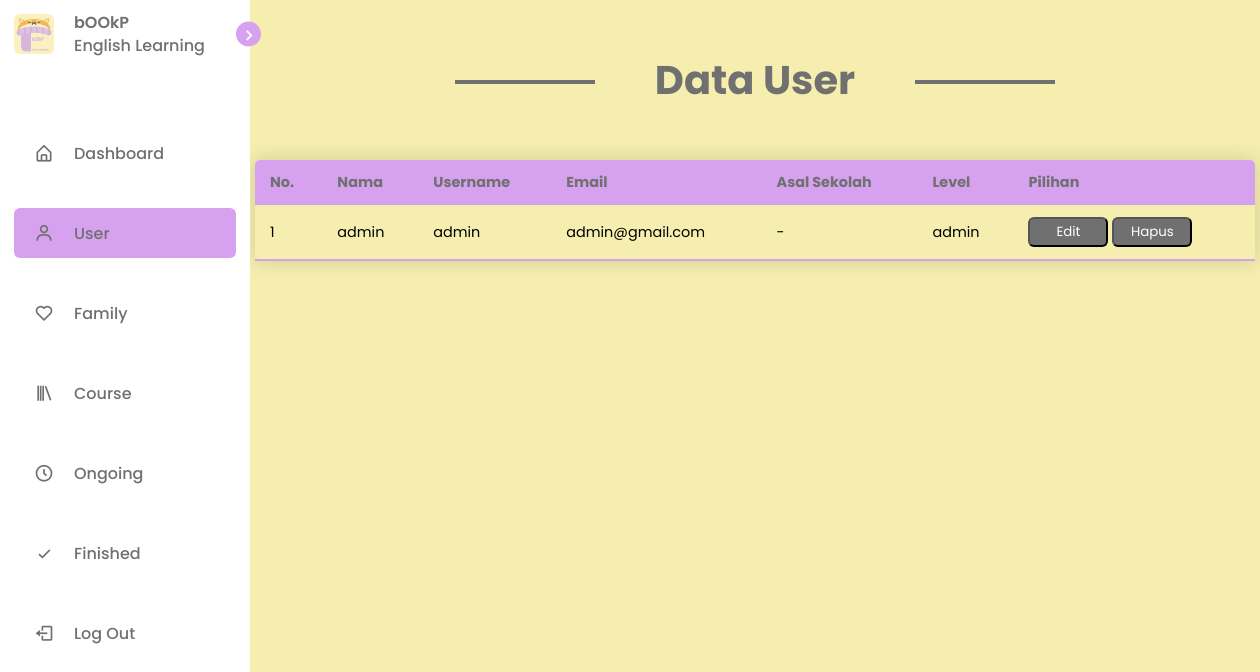
/data-user/user.php (signed in), run on the app's committed database.
### tables this page shows
CREATE TABLE `user` (
  `id_user` int(11) NOT NULL,
  `nama_user` varchar(100) NOT NULL,
  `username` varchar(100) NOT NULL,
  `email` varchar(80) NOT NULL,
  `pass_user` varchar(40) NOT NULL,
  `asal_sekolah` varchar(50) DEFAULT NULL,
  `id_level` int(11) DEFAULT NULL
);

CREATE TABLE `level` (
  `id_level` int(11) NOT NULL,
  `nama_level` varchar(30) NOT NULL
);

### data-user/user-list.php (called while the page is built, shortened)
<?php
include "../includes/connect.php";
if (($_SESSION['nama_level']) == 'admin') {
    $no = 1;
    $display = "SELECT user.*, level.id_level, level.nama_level
                FROM user
                JOIN level ON user.id_level=level.id_level";
    $hasil = mysqli_query($dtb, $display);
    $data_user = array();
    while($row = mysqli_fetch_assoc($hasil)){
    $data_user[] = $row;
    }
    return $data_user;
}

### data-user/user.php (the view, shortened to what this page needs)
<?php
    include "user-list.php";
?>
<!DOCTYPE html>
<html lang="en">
<head>
    <link rel="stylesheet" href="../assets/css/style.css?<?php echo time();?>">
    <link href='https://unpkg.com/boxicons@2.1.2/css/boxicons.min.css' rel='stylesheet'>
</head>
<body>
    <nav class="sidebar">
        <header>
            <div class="image-text">
                <span class="image">
                    <img src="../assets/img/logo.png" alt="">
                </span>
                <div class="text header-text">
                    <span class="name">bOOkP</span>
                    <span class="profession">English Learning</span>
                </div>
            </div>
            <i class='bx bx-chevron-right toggle'></i>
        </header>
        <div class="menu_bar">
            <div class="menu">
                <ul class="menu-links">
                    <li class="nav-link">
                        <a href="../display/dashboard.php">
                            <i class='bx bx-home-alt icon'></i>
                            <span class="text nav-text">Dashboard</span>
                        </a>
                    </li>
                    <li class="nav-link active">
                        <a href="user.php">
                            <i class='bx bx-user icon'></i>
                            <span class="text nav-text">User</span>
                        </a>
                    </li>
                    <li class="nav-link">
                        <a href="../data-family/family.php">
                            <i class='bx bx-heart icon'></i>
                            <span class="text nav-text">Family</span>
                        </a>
                    </li>
                    <li class="nav-link">
                        <a href="../data-kursus/kursus.php">
                            <i class='bx bx-library icon'></i>
                            <span class="text nav-text">Course</span>
                        </a>
                    </li>
                    <li class="nav-link">
                        <a href="../data-ongoing/ongoing.php">
                            <i class='bx bx-time-five icon'></i>
                            <span class="text nav-text">Ongoing</span>
                        </a>
                    </li>
                    <li class="nav-link">
                        <a href="../data-finished/finished.php">
                            <i class='bx bx-check icon'></i>
                            <span class="text nav-text">Finished</span>
                        </a>
                    </li>
                </ul>
            </div>
            <div class="bottom-content">
                <li class="nav-link">
                    <a href="../Registrasi/logout.php">
                        <i class='bx bx-log-out icon'></i>
                        <span class="text nav-text">Log Out</span>
                    </a>
                </li>
            </div>
        </div>
    </nav>
    <section class="home">
        <h1><span>Data User</span></h1>
            <table class="content-table">
                <thead>
                    <tr>
                    <th>No.</th>
                    <th>Nama</th>
                    <th>Username</th>
                    <th>Email</th>
                    <th>Asal Sekolah</th>
                    <th>Level</th>
                    <th>Pilihan</th>
                    </tr>
                </thead>
                <tbody>
                    <tr>
                    <?php foreach ($data_user as $data): ?>
                        <td><?php echo $no++ ?></td>
                        <td><?php echo $data['nama_user']?></td>
                        <td><?php echo $data['username']?></td>
                        <td><?php echo $data['email']?></td>
                        <td><?php
                            if(empty($data['asal_sekolah']))
                            {
                                echo "-";
                            } else {
                                echo $data['asal_sekolah'];
                            }
                            ?>
                        </td>
                        <td><?php echo $data['nama_level']?></td>
                        <td>
                            <a href="user-edit.php?id=<?php echo $data['id_user'];?>"><button class="btn-primary">Edit</button></a>
                            <a href="user-delete.php?id=<?php echo $data['id_user']; ?>"><button class="btn-primary" onclick="return confirm('Are You Sure ?');">Hapus</button></a>
                        </td>
                    </tr>
                    <?php endforeach ?>
                    </tbody>
            </table>
    </section>
</body>
</html>

### assets/css/style.css (style rules this page uses)
* { font-family: 'Poppins', sans-serif; margin: 0; padding: 0; box-sizing: border-box; }
:root { --body-color:#f5eeaf; --body-color-dark:rgb(252, 252, 164); --sidebar-color:#FFF; --primary-color: rgb(214, 161, 238); --primary-color-light:#e1b5ff; --toggle-color:#DDD; --text-color:#707070; --tran-02: all 0.2s ease; --tran-03: all 0.3s ease; --tran-04: all 0.4s ease; --tran-05: all 0.5s ease; }
body { height: 100vh; background: var(--body-color); transition: var(--tran-04); }
.sidebar { position: fixed; top: 0; left: 0; height: 100%; width: 250px; padding: 10px 14px; background: var(--sidebar-color); transition: var(--tran-05); z-index: 100; }
.sidebar .text { font-size: 16px; font-weight: 500; color: var(--text-color); transition: var(--tran-04); white-space: nowrap; opacity: 1; }
.sidebar .image { min-width: 60px; display: flex; align-items: center; }
.sidebar ul { margin-top: 70px; }
.sidebar li { height: 50px; margin-top: 30px; list-style: none; display: flex; align-items: center; }
.sidebar li .icon { display: flex; align-items: center; justify-content: center; min-width: 60px; font-size: 20px; }
.sidebar li .icon, .sidebar li .text { color: var(--text-color); transition: var(--tran-02); }
.sidebar header { position: relative; }
.sidebar .image-text img { width: 40px; border-radius: 6px; }
.sidebar header .image-text { display: flex; align-items: center; }
header .image-text .header-text { display: flex; flex-direction: column; }
.header-text .name { font-weight: 600; }
.header-text .profession { margin-top: -2px; }
.sidebar header .toggle { position: absolute; top: 50%; right: -25px; transform: translateY(-50%); height: 25px; width: 25px; background: var(--primary-color); display: flex; align-items: center; justify-content: center; border-radius: 50%; color: var(--sidebar-color); font-size: 22px; }
.sidebar li a { height: 100%; width: 100%; display: flex; align-items: center; text-decoration: none; border-radius: 6px; transition: var(--tran-04); }
.active { background-color: var(--primary-color); color: var(--sidebar-color); border-radius: 6px; }
.sidebar .bottom-content { margin:auto ; position: static; display: block; }
.home { position: relative; left: 250px; height: 100vh; width: calc(100% - 250px); transition: var(--tran-05); }
.home h1, .sign h1 { margin: 50px auto; text-align: center; font-size: 40px; max-width: 600px; position: relative; color: var(--text-color); }
.home h1::before, .sign h1::before { content: ""; display: block; width: 140px; height: 4px; background: var(--text-color); position: absolute; top: 50%; left: 0; }
.home h1::after, .sign h1::after { content: ""; display: block; width: 140px; height: 4px; background: var(--text-color); position: absolute; top: 50%; right: 0; }
.home .content-table { position: relative; border-collapse: collapse; margin: 25px 0; font-size: 0.9em; min-width: 1000px; margin: auto; border-radius: 5px 5px 0 0; overflow: hidden; box-shadow: 0 0 20px rgba(0, 0, 0, 0.15); }
.home .content-table thead tr { background-color: var(--primary-color); color: var(--text-color); text-align: left; font-weight: bold; padding: 12px 15px; }
.content-table th, .content-table td { padding: 12px 15px; text-align:left ; }
.content-table tbody tr { border-bottom: 1px solid var(--toggle-color); }
.content-table tbody tr:last-of-type { border-bottom: 2px solid var(--primary-color); }
.btn-primary { border-radius: 6px; color: var(--sidebar-color); background-color: var(--text-color); width: 80px; height: 30px; transition: var(--tran-03); }

### data on the page
user: nama_user "admin", username "admin", email "admin@gmail.com", id_level.nama_level "admin"
